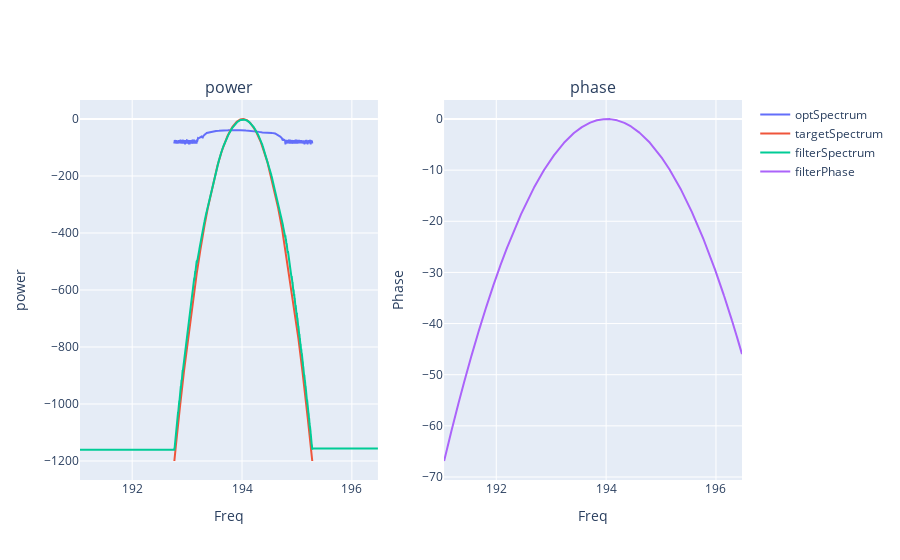

Write notebook code for a chart like this one.
### Code cell
fig = make_subplots(rows=1, cols=2, subplot_titles=("power", "phase"))
go_element = lambda x,y,name: go.Scatter(x=x,y=y,mode='lines',name=name)
fig.add_trace(go_element(optFreq, optSpectrum, 'optSpectrum'), row=1, col=1)
fig.add_trace(go_element(targetFreq, targetSpectrum, 'targetSpectrum'), row=1, col=1)
fig.add_trace(go_element(filterFreq, filterSpectrum, 'filterSpectrum'), row=1, col=1)

fig.add_trace(go_element(filterFreq, filterPhase, 'filterPhase'), row=1, col=2)

fig.update_xaxes(title_text="Freq", row=1, col=1)
fig.update_yaxes(title_text="power", row=1, col=1)

fig.update_xaxes(title_text="Freq", row=1, col=2)
fig.update_yaxes(title_text="Phase", row=1, col=2)

### Figure 1 — Plotly figure (JSON) as saved in the notebook; plotly's stock layout.template omitted (floating-point values rounded to 4 significant figures; data arrays with more than 128 entries replaced by an {"elided": "..."} marker saying what was removed)
{"data": [{"mode": "lines", "name": "optSpectrum", "type": "scatter", "x": {"elided": "4000 float values"}, "xaxis": "x", "y": {"elided": "4000 float values"}, "yaxis": "y"}, {"mode": "lines", "name": "targetSpectrum", "type": "scatter", "x": {"elided": "4000 float values"}, "xaxis": "x", "y": {"elided": "4000 float values"}, "yaxis": "y"}, {"mode": "lines", "name": "filterSpectrum", "type": "scatter", "x": {"elided": "5425 float values"}, "xaxis": "x", "y": {"elided": "5425 float values"}, "yaxis": "y"}, {"mode": "lines", "name": "filterPhase", "type": "scatter", "x": {"elided": "5425 float values"}, "xaxis": "x2", "y": {"elided": "5425 float values"}, "yaxis": "y2"}], "layout": {"annotations": [{"font": {"size": 16}, "showarrow": false, "text": "power", "x": 0.225, "xanchor": "center", "xref": "paper", "y": 1, "yanchor": "bottom", "yref": "paper"}, {"font": {"size": 16}, "showarrow": false, "text": "phase", "x": 0.775, "xanchor": "center", "xref": "paper", "y": 1, "yanchor": "bottom", "yref": "paper"}], "xaxis": {"anchor": "y", "domain": [0, 0.45], "title": {"text": "Freq"}}, "xaxis2": {"anchor": "y2", "domain": [0.55, 1], "title": {"text": "Freq"}}, "yaxis": {"anchor": "x", "domain": [0, 1], "title": {"text": "power"}}, "yaxis2": {"anchor": "x2", "domain": [0, 1], "title": {"text": "Phase"}}}}
